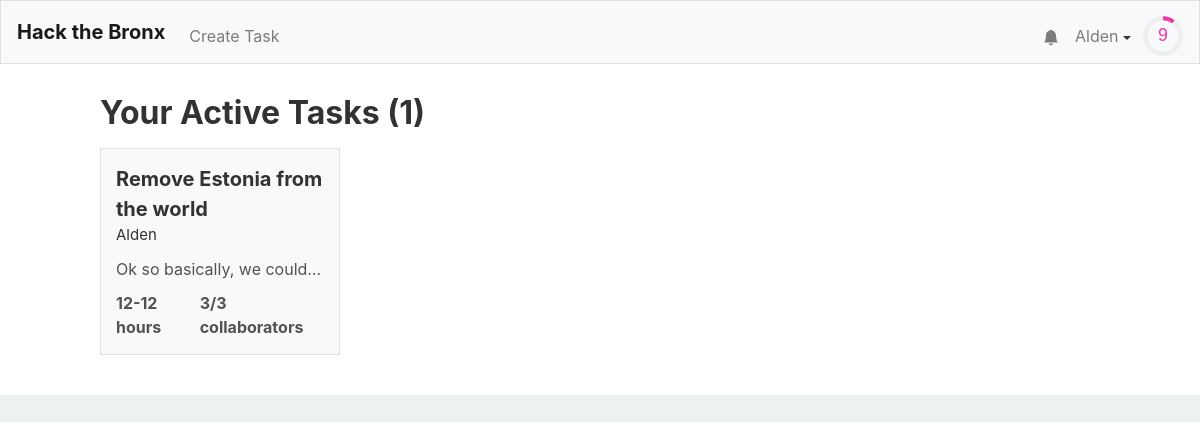
Before: / (signed in) with the older database file.
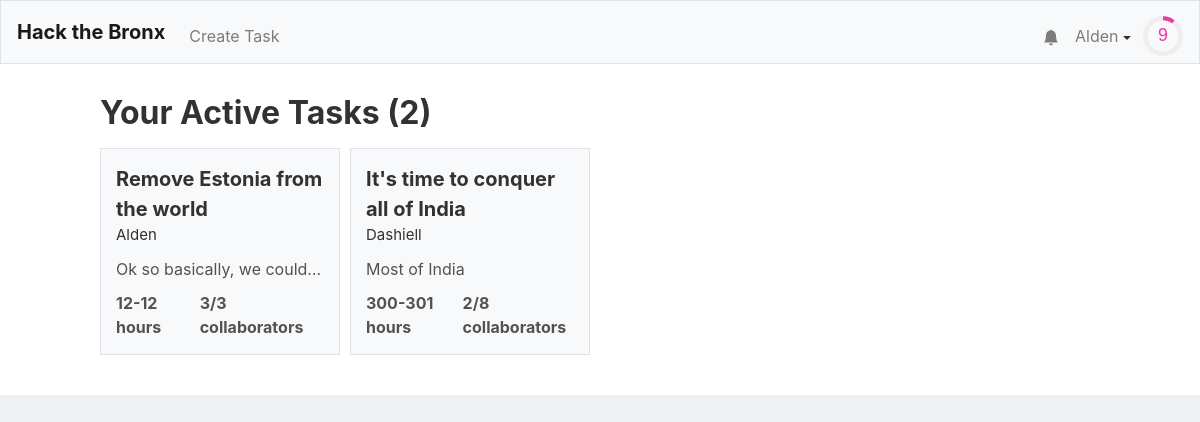
After: the same page with the newer database file.
### tables this page shows
CREATE TABLE "users" (
	"id"	INTEGER NOT NULL UNIQUE,
	"username"	TEXT NOT NULL UNIQUE,
	"hash"	TEXT NOT NULL,
	"email"	TEXT,
	"tasks"	TEXT,
	"points"	INTEGER NOT NULL DEFAULT 0,
	"numcomplete"	INTEGER NOT NULL DEFAULT 0,
	"notifications"	BLOB,
	PRIMARY KEY("id" AUTOINCREMENT)
);

CREATE TABLE "tasks" (
	"id"	INTEGER NOT NULL UNIQUE,
	"title"	TEXT NOT NULL,
	"description"	TEXT,
	"languages"	BLOB,
	"image"	TEXT,
	"hmin"	INTEGER,
	"hmax"	INTEGER,
	"cmax"	INTEGER,
	"collaborators"	TEXT,
	"creator"	INTEGER,
	PRIMARY KEY("id" AUTOINCREMENT)
);

### application.py (the view)
@app.route("/")
@login_required
def index():
    alltasks = db.execute("SELECT * FROM tasks")
    tasks = []
    other_tasks = []
    for task in alltasks:
        lst = None
        f = False
        if (task['creator'] == session['user_id'] or session['user_id'] in debyte(task['collaborators'])):
            lst = tasks
        else:
            lst = other_tasks
            f = True
        creator = get_user_from_id(task['creator'],db)
        task['creator'] = creator["username"]
        task["collaborators-count"] = len(debyte(task['collaborators']))
        task["points"] = calculate_points(task)
        if f:
            if task["collaborators-count"] != task["cmax"]:
                lst.append(task)
        else:
            lst.append(task)
    random.shuffle(other_tasks)
    return render_template("index.html",len=len,active_tasks = tasks,tasks = other_tasks,user=getuser(session, db))

### application.py (called while the page is built)
@app.after_request
def after_request(response):
    response.headers["Cache-Control"] = "no-cache, no-store, must-revalidate"
    response.headers["Expires"] = 0
    response.headers["Pragma"] = "no-cache"
    return response

### helpers.py (called while the page is built)
def login_required(f):
    @wraps(f)
    def decorated_function(*args, **kwargs):
        if session.get("user_id") is None:
            return redirect("/login")
        return f(*args, **kwargs)
    return decorated_function

def debyte(obj):
    return pickle.loads(obj)

def getuser(session, db):
    user =  db.execute("SELECT * FROM users WHERE id = :id", id=session["user_id"])[0]
    user["level"]=int(user['points']**.5//8)
    user["level-progress"] = (user['points']**.5/8-user["level"])*100
    user["notifications"] = debyte(user["notifications"]) if user["notifications"] else []
    user["notification-amount"] = len(user["notifications"])
    return user

def get_user_from_id(id, db):
    user =  db.execute("SELECT * FROM users WHERE id = :id", id=id)[0]
    user["level"]=int(user['points']**.5//8)
    user["level-progress"] = (user['points']**.5%8)/(((user["level"]+1)*8)**2)
    return user

def calculate_points(task):
    if task['hmin'] and task['hmax']:
        total = int(min((task['hmin']+task['hmax'])/2 * 100, 500))
    else:
        total = 0
    return total

### templates/index.html (shortened to what this page needs)
{% extends "layout.html" %}
{% block head %}
    <link href="/static/browse.css" rel="stylesheet">
{% endblock %}
{% block mainnocont %}
	<div class="active-task-wrapper">
		{% if active_tasks != [] %}
			<h1>Your Active Tasks ({{len(active_tasks)}})</h1>
			<div class="active-task-grid">
				{% for task in active_tasks %}
						<a class = "div-link" href="/task/{{task.id}}">
							<div class="atask">
								<span class="task-name">{{ task["title"] }}</span>
								<span class="task-creator">{{ task["creator"] }}</span>
								<span class="task-desc">{{ task["description"] }}</span>
								<div class="task-stats">
									<span class="task-time">{{ task["hmin"] }}-{{ task["hmax"] }} hours</span>
									<span class="task-collaborator-count">{{ task["collaborators-count"] }}/{{ task["cmax"] }} collaborators</span>
								</div>
							</div>
						</a>
				{% endfor %}
			</div>
		{% else %}
			<h2>You don't have any tasks, try joining or making some...</h2>
		{% endif %}
	</div>
{% endblock %}

### templates/layout.html (shortened to what this page needs)
<!DOCTYPE html>
<html lang="en">
    <head>
        <link href="https://maxcdn.bootstrapcdn.com/bootstrap/4.1.3/css/bootstrap.min.css" rel="stylesheet">
        {% block head %}{% endblock %}
        <link href="/static/styles.css" rel="stylesheet">
    </head>
    <body>
        <nav style = "height: 8vh" class="navbar navbar-expand-md navbar-light bg-light border">
            <a class="navbar-brand" href="/"><b>Hack the Bronx</b></a>
            <div class="collapse navbar-collapse" id="navbar">
                {% if session.user_id %}
                    <ul class="navbar-nav mt-2">
                        <li class="nav-item"><a class="nav-link" href="/taskCreation">Create Task</a></li>
                    </ul>
                    <ul class="navbar-nav ml-auto mt-2">
                        <li style="position: relative; transform:translateX(8px) translateY(7.5px);"class="nav-item"><a class="nav-link" href="/notifications"><svg xmlns="http://www.w3.org/2000/svg" width="16" height="16" fill="currentColor" class="bi bi-bell-fill" viewBox="0 0 16 16">
  <path d="M8 16a2 2 0 0 0 2-2H6a2 2 0 0 0 2 2zm.995-14.901a1 1 0 1 0-1.99 0A5.002 5.002 0 0 0 3 6c0 1.098-.5 6-2 7h14c-1.5-1-2-5.902-2-7 0-2.42-1.72-4.44-4.005-4.901z"/>
</svg></a><span style="display:{{ "none" if user["notification-amount"] == 0 else "flex" }};" class="notification-circle">{{user["notification-amount"]}}</span></li>
                        <li class="nav-item">
                            <div id="user-information-dropdown">
                              <button onclick="showUserDropdown()" id="user-information-dropname" class="nav-link">{{ session.user_name }} <span class="dropdown-caret"></span></button>
                            </div>
                        </li>
                        <li class="nav-item">
                            <div style = "margin-left: -4px;">
                                <svg viewBox="0 0 36 36" style="transform: translateY(8px); width: 40px;">
                                    <path class="level-display-bg"
                                d="M18 2.0845
                                  a 15.9155 15.9155 0 0 1 0 31.831
                                  a 15.9155 15.9155 0 0 1 0 -31.831"
                              />
                                  <path class = "level-display"
                                    d="M18 2.0845
                                      a 15.9155 15.9155 0 0 1 0 31.831
                                      a 15.9155 15.9155 0 0 1 0 -31.831"
                                    fill="none"
                                    stroke="#444";
                                    stroke-width="1";
                                    stroke-dasharray="{{ user["level-progress"] }}, 100";
                                  />
                                  <text x="18" y="22.8" class="level">{{user["level"]}}</text>
                                </svg>
                            </div>
                        </li>
                    </ul>
                {% endif %}
            </div>
        </nav>
        {% block mainnocont %}{% endblock %}
        <main class="container p-5">
        </main>
    </body>
</html>

### static/browse.css (style rules this page uses)
h1,h2,span { color: var(--text-main); }
.task, .atask { margin: 30px 0; background: var(--foreground-1); border: 1px solid var(--border-1); padding: 15px; display: flex; flex-direction: column; transition: .1s; }
.atask { width: 20vw; margin: 0 0; }
.task-name { font-size: 30px; font-weight: bold; }
.task-creator { font-size: 20px; color: var(--text-main); }
.task-desc { color: var(--text-weak); margin: 10px 0; width: 100%; white-space: nowrap; overflow: hidden; text-overflow: ellipsis; }
.task-points, .task-time, .task-collaborator-count { color: var(--text-weak); font-weight: bold; }
.task-stats { display: flex; justify-content: space-between; width: 100%; }
.atask .task-name { font-size: 20px; }
.atask .task-creator { font-size: 15px; }
.active-task-grid { display: grid; grid-template-columns: repeat(4,1fr); grid-row-gap: 20px; }
.active-task-wrapper { padding: 30px 100px 40px; background: white; width: 100%; }
.active-task-wrapper h1 { font-size: 2em; margin-bottom: .5em; font-weight: bold; }
body { background: var(--background-1); }

### static/styles.css (style rules this page uses)
:root { --text-main: #323232; --text-weak: #525252; --foreground-1: #F8F9FA; --foreground-2: #e5e5f7; --foreground-3: #F5F5FF; --border-1: #DEE2E6; --background-1: #EDF1F2; --focus-navyblue: #2D46B9; font-size: 2vh; }
#user-information-dropname { background: none; padding: 16px; border: none; cursor: pointer; }
.dropdown-caret { display: inline-block; width: 0; height: 0; vertical-align: middle; content: ""; border-style: solid; border-width: 4px 4px 0; border-right-color: transparent; border-bottom-color: transparent; border-left-color: transparent; }
#user-information-dropname { position: relative; display: inline-block; }
.level { fill: #F037A5; font-family: sans-serif; font-size: 1em; text-anchor: middle; }

Changed rows visible on the page:
added tasks: title "It's time to conquer all of India", creator "Dashiell", description "Most of India", hmin "300", hmax "301", id "2", cmax "8"
Other visible differences:
{{ len(active_tasks) }}: "1" → "2"
